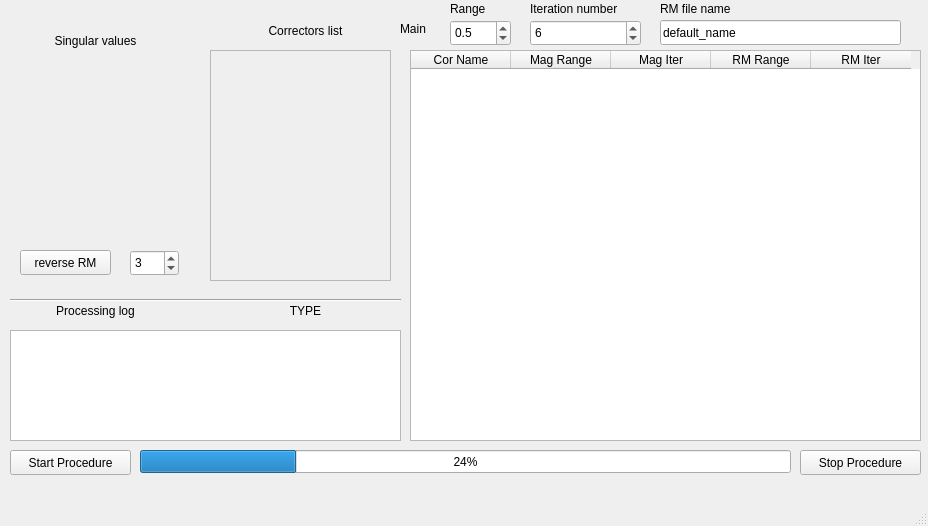
<?xml version="1.0" encoding="UTF-8"?>
<ui version="4.0">
 <class>MainWindow</class>
 <widget class="QMainWindow" name="MainWindow">
  <property name="geometry">
   <rect>
    <x>0</x>
    <y>0</y>
    <width>928</width>
    <height>526</height>
   </rect>
  </property>
  <property name="windowTitle">
   <string>MainWindow</string>
  </property>
  <widget class="QWidget" name="centralwidget">
   <widget class="QProgressBar" name="prg_bar">
    <property name="geometry">
     <rect>
      <x>140</x>
      <y>450</y>
      <width>651</width>
      <height>23</height>
     </rect>
    </property>
    <property name="value">
     <number>24</number>
    </property>
   </widget>
   <widget class="QLabel" name="label_2">
    <property name="geometry">
     <rect>
      <x>450</x>
      <y>0</y>
      <width>111</width>
      <height>17</height>
     </rect>
    </property>
    <property name="text">
     <string>Range</string>
    </property>
   </widget>
   <widget class="QLabel" name="label_3">
    <property name="geometry">
     <rect>
      <x>530</x>
      <y>0</y>
      <width>111</width>
      <height>17</height>
     </rect>
    </property>
    <property name="text">
     <string>Iteration number</string>
    </property>
   </widget>
   <widget class="QLabel" name="label_4">
    <property name="geometry">
     <rect>
      <x>400</x>
      <y>20</y>
      <width>41</width>
      <height>17</height>
     </rect>
    </property>
    <property name="text">
     <string>Main</string>
    </property>
   </widget>
   <widget class="QSpinBox" name="mag_iter_main">
    <property name="geometry">
     <rect>
      <x>530</x>
      <y>20</y>
      <width>111</width>
      <height>26</height>
     </rect>
    </property>
    <property name="maximum">
     <number>10</number>
    </property>
    <property name="singleStep">
     <number>1</number>
    </property>
    <property name="value">
     <number>6</number>
    </property>
   </widget>
   <widget class="QFrame" name="frame">
    <property name="geometry">
     <rect>
      <x>210</x>
      <y>50</y>
      <width>181</width>
      <height>231</height>
     </rect>
    </property>
    <property name="frameShape">
     <enum>QFrame::StyledPanel</enum>
    </property>
    <property name="frameShadow">
     <enum>QFrame::Raised</enum>
    </property>
   </widget>
   <widget class="QLabel" name="label_11">
    <property name="geometry">
     <rect>
      <x>220</x>
      <y>20</y>
      <width>171</width>
      <height>21</height>
     </rect>
    </property>
    <property name="text">
     <string>Correctors list</string>
    </property>
    <property name="alignment">
     <set>Qt::AlignCenter</set>
    </property>
   </widget>
   <widget class="QPushButton" name="btn_start_proc">
    <property name="geometry">
     <rect>
      <x>10</x>
      <y>450</y>
      <width>121</width>
      <height>25</height>
     </rect>
    </property>
    <property name="text">
     <string>Start Procedure</string>
    </property>
   </widget>
   <widget class="QPushButton" name="btn_stop_proc">
    <property name="geometry">
     <rect>
      <x>800</x>
      <y>450</y>
      <width>121</width>
      <height>25</height>
     </rect>
    </property>
    <property name="text">
     <string>Stop Procedure</string>
    </property>
   </widget>
   <widget class="QTextEdit" name="log_msg">
    <property name="geometry">
     <rect>
      <x>10</x>
      <y>330</y>
      <width>391</width>
      <height>111</height>
     </rect>
    </property>
   </widget>
   <widget class="Line" name="line_2">
    <property name="geometry">
     <rect>
      <x>10</x>
      <y>290</y>
      <width>391</width>
      <height>20</height>
     </rect>
    </property>
    <property name="orientation">
     <enum>Qt::Horizontal</enum>
    </property>
   </widget>
   <widget class="QLabel" name="label_12">
    <property name="geometry">
     <rect>
      <x>10</x>
      <y>300</y>
      <width>171</width>
      <height>21</height>
     </rect>
    </property>
    <property name="text">
     <string>Processing log</string>
    </property>
    <property name="alignment">
     <set>Qt::AlignCenter</set>
    </property>
   </widget>
   <widget class="QLabel" name="label_13">
    <property name="geometry">
     <rect>
      <x>660</x>
      <y>0</y>
      <width>111</width>
      <height>17</height>
     </rect>
    </property>
    <property name="text">
     <string>RM file name</string>
    </property>
   </widget>
   <widget class="QLineEdit" name="rm_name">
    <property name="geometry">
     <rect>
      <x>660</x>
      <y>20</y>
      <width>241</width>
      <height>25</height>
     </rect>
    </property>
    <property name="text">
     <string>default_name</string>
    </property>
   </widget>
   <widget class="QLabel" name="label_type">
    <property name="geometry">
     <rect>
      <x>220</x>
      <y>300</y>
      <width>171</width>
      <height>21</height>
     </rect>
    </property>
    <property name="text">
     <string>TYPE</string>
    </property>
    <property name="alignment">
     <set>Qt::AlignCenter</set>
    </property>
   </widget>
   <widget class="QDoubleSpinBox" name="mag_range_main">
    <property name="geometry">
     <rect>
      <x>450</x>
      <y>20</y>
      <width>61</width>
      <height>26</height>
     </rect>
    </property>
    <property name="decimals">
     <number>1</number>
    </property>
    <property name="maximum">
     <double>10.000000000000000</double>
    </property>
    <property name="singleStep">
     <double>0.100000000000000</double>
    </property>
    <property name="value">
     <double>0.500000000000000</double>
    </property>
   </widget>
   <widget class="QLabel" name="label_14">
    <property name="geometry">
     <rect>
      <x>10</x>
      <y>30</y>
      <width>171</width>
      <height>21</height>
     </rect>
    </property>
    <property name="text">
     <string>Singular values</string>
    </property>
    <property name="alignment">
     <set>Qt::AlignCenter</set>
    </property>
   </widget>
   <widget class="QWidget" name="sv_plot" native="true">
    <property name="geometry">
     <rect>
      <x>10</x>
      <y>60</y>
      <width>171</width>
      <height>181</height>
     </rect>
    </property>
   </widget>
   <widget class="QPushButton" name="btn_reverse_rm">
    <property name="geometry">
     <rect>
      <x>20</x>
      <y>250</y>
      <width>91</width>
      <height>25</height>
     </rect>
    </property>
    <property name="text">
     <string>reverse RM</string>
    </property>
   </widget>
   <widget class="QSpinBox" name="sv">
    <property name="geometry">
     <rect>
      <x>130</x>
      <y>250</y>
      <width>49</width>
      <height>26</height>
     </rect>
    </property>
    <property name="value">
     <number>3</number>
    </property>
   </widget>
   <widget class="QTableWidget" name="cor_set_table">
    <property name="geometry">
     <rect>
      <x>410</x>
      <y>50</y>
      <width>511</width>
      <height>391</height>
     </rect>
    </property>
    <column>
     <property name="text">
      <string>Cor Name</string>
     </property>
    </column>
    <column>
     <property name="text">
      <string>Mag Range</string>
     </property>
    </column>
    <column>
     <property name="text">
      <string>Mag Iter</string>
     </property>
    </column>
    <column>
     <property name="text">
      <string>RM Range</string>
     </property>
    </column>
    <column>
     <property name="text">
      <string>RM Iter</string>
     </property>
    </column>
   </widget>
  </widget>
  <widget class="QMenuBar" name="menubar">
   <property name="geometry">
    <rect>
     <x>0</x>
     <y>0</y>
     <width>928</width>
     <height>22</height>
    </rect>
   </property>
  </widget>
  <widget class="QStatusBar" name="statusbar"/>
 </widget>
 <resources/>
 <connections/>
</ui>
